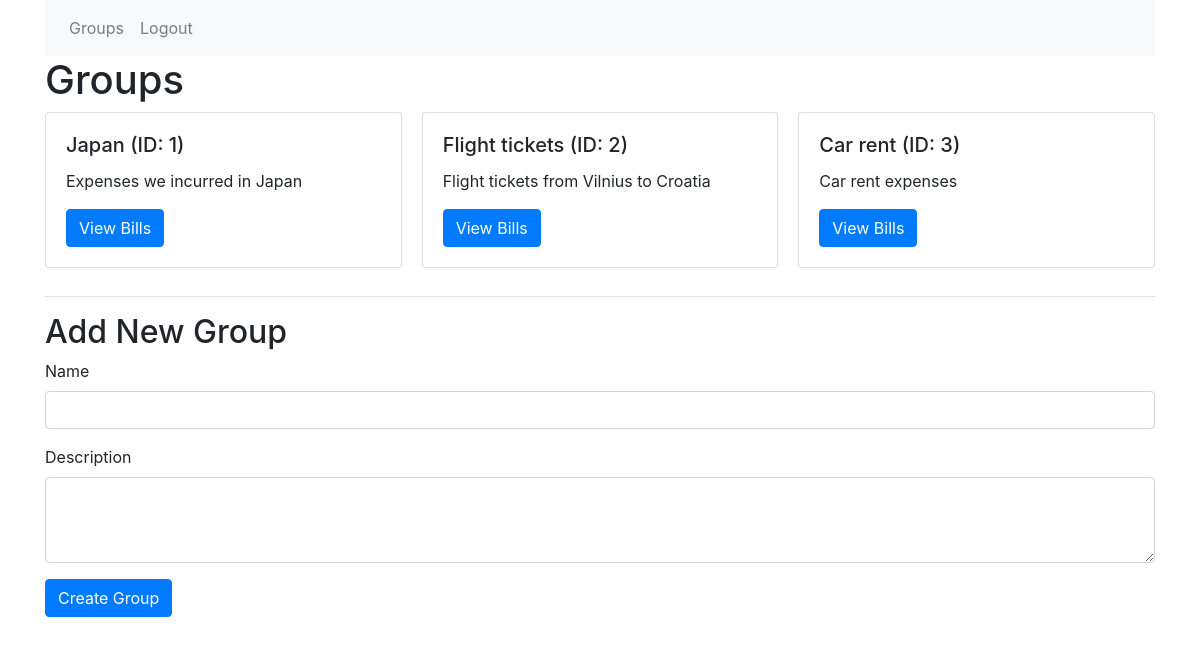
The app's page /groups (signed in) with its own data.
### app.py (models this page shows, shortened)
class Group(db.Model):
    id = db.Column(db.Integer, primary_key=True)
    name = db.Column(db.String(50), nullable=False)
    description = db.Column(db.String(255))
    user_id = db.Column(db.Integer, db.ForeignKey('user.id'), nullable=False)
    user = db.relationship('User', backref=db.backref('groups', lazy=True))

### app.py (the view)
@app.route('/groups', methods=['GET', 'POST'])
def groups():
    if 'user_id' not in session:
        return redirect(url_for('login'))
    if request.method == 'POST':
        name = request.form['name']
        description = request.form['description']
        group = Group(name=name, description=description, user_id=session['user_id'])
        db.session.add(group)
        db.session.commit()
    groups = Group.query.all()
    return render_template('groups.html', groups=groups)

### templates/groups.html (shortened to what this page needs)
{% extends "base.html" %} {% block content %}
<h1>Groups</h1>
<div class="card-columns">
  {% for group in groups %}
  <div class="card">
    <div class="card-body">
      <h5 class="card-title">{{ group.name }} (ID: {{ group.id }})</h5>
      <p class="card-text">{{ group.description }}</p>
      <a
        href="{{ url_for('bills', group_id=group.id) }}"
        class="btn btn-primary"
        >View Bills</a
      >
    </div>
  </div>
  {% endfor %}
</div>
{% if 'user_id' in session %}
<hr />
<h2>Add New Group</h2>
<form method="post">
  <div class="form-group">
    <label for="name">Name</label>
    <input type="text" class="form-control" id="name" name="name" required />
  </div>
  <div class="form-group">
    <label for="description">Description</label>
    <textarea
      class="form-control"
      id="description"
      name="description"
      rows="3"
      required
    ></textarea>
  </div>
  <button type="submit" class="btn btn-primary">Create Group</button>
</form>
{% endif %} {% endblock %}

### records on screen
Group: name "Japan", id "1", description "Expenses we incurred in Japan"
Group: name "Flight tickets", id "2", description "Flight tickets from Vilnius to Croatia"
Group: name "Car rent", id "3", description "Car rent expenses"
